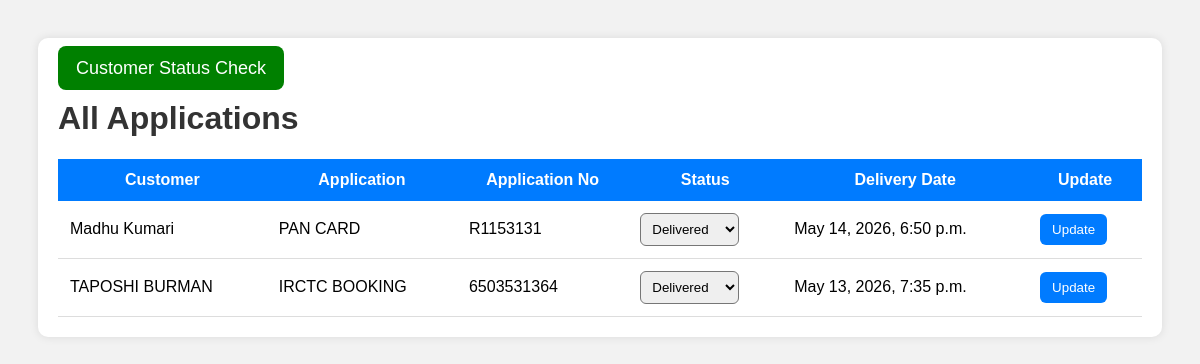
The app's page /applications/ with its own data.
### customers_app/models.py (models this page shows, shortened)
class Application(models.Model):
    STATUS_CHOICES = [
        ('Pending', 'Pending'),
        ('Submitted', 'Submitted'),
        ('In Process', 'In Process'),
        ('Approved', 'Approved'),
        ('Rejected', 'Rejected'),
        ('Delivered', 'Delivered'),
    ]
    customer = models.ForeignKey(Customer, on_delete=models.CASCADE)
    application_name = models.CharField(max_length=100)
    application_no = models.CharField(max_length=100)
    application_date = models.DateField()
    status_updated_at = models.DateTimeField(auto_now=True)
    delivery_date = models.DateTimeField(null=True, blank=True)
    status = models.CharField(
        max_length=20,
        choices=STATUS_CHOICES,
        default='Pending'
    )
    remarks = models.TextField(blank=True)

class Customer(models.Model):
    user = models.OneToOneField(
        User,
        on_delete=models.CASCADE,
        null=True,
        blank=True
    )
    name = models.CharField(max_length=100)
    aadhaar_no = models.CharField(max_length=20, unique=True)
    contact_no = models.CharField(max_length=15)

### customers_app/views.py (the view)
# urls.py: path('applications/', views.all_applications, name='all_applications'),
def all_applications(request):
    status = request.GET.get('status')
    if status:
        applications = Application.objects.filter(status=status).order_by('-application_date')
    else:
        applications = Application.objects.all().order_by('-application_date')
    return render(request, 'all_applications.html', {
        'applications': applications,
        'selected_status': status
    })

### templates/all_applications.html (shortened to what this page needs)
<!DOCTYPE html>
<html>
<head>
</head>
<body>
<div class="container">
    <div style="margin-bottom:20px;">
        <a href="/check-status/"
        style="
        background:green;
        color:white;
        padding:12px 18px;
        text-decoration:none;
        border-radius:8px;
        font-size:18px;
        ">
            Customer Status Check
        </a>
    </div>
    <h1>All Applications</h1>
    <table>
        <tr>
            <th>Customer</th>
            <th>Application</th>
            <th>Application No</th>
            <th>Status</th>
            <th>Delivery Date</th>
            <th>Update</th>
        </tr>
        {% for app in applications %}
        <tr>
            <td>{{ app.customer.name }}</td>
            <td>{{ app.application_name }}</td>
            <td>{{ app.application_no }}</td>
            <td>
                <form method="POST" action="{% url 'update_status' app.id %}">
                    <select name="status">
                        <option value="Delivered" {% if app.status == "Delivered" %}selected{% endif %}>Delivered</option>
                    </select>
            </td>
            <td>
                {% if app.delivery_date %}
                    {{ app.delivery_date }}
                {% else %}
                    Not Delivered
                {% endif %}
            </td>
            <td>
                    <button type="submit">Update</button>
            </td>
        </tr>
        {% empty %}
        <tr>
            <td colspan="6">No applications found.</td>
        </tr>
        {% endfor %}
    </table>
</div>
</body>
</html>

### templates/all_applications.html (style rules this page uses)
body { font-family:Arial; background:#f2f2f2; padding:30px; }
.container { background:white; padding:20px; border-radius:10px; box-shadow:0px 0px 10px rgba(0,0,0,0.1); }
h1 { color:#333; }
table { width:100%; border-collapse:collapse; margin-top:20px; }
table th { background:#007bff; color:white; padding:12px; }
table td { padding:12px; border-bottom:1px solid #ddd; }
select { padding:7px; border-radius:6px; }
button { background:#007bff; color:white; border:none; padding:8px 12px; border-radius:6px; cursor:pointer; }

### records on screen
Application: customer.name "Madhu Kumari", application_name "PAN CARD", application_no "R1153131", status "Delivered", delivery_date "May 14, 2026, 6:50 p.m."
Application: customer.name "TAPOSHI BURMAN", application_name "IRCTC BOOKING", application_no "6503531364", status "Delivered", delivery_date "May 13, 2026, 7:35 p.m."
